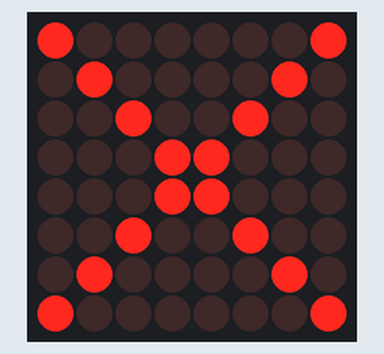
Recording of a sketch running on a simulated Arduino Uno, built with avr-gcc and run on an emulated ATmega328P. Shown: 8×8 LED matrix.

Above: at 0.1 s.

The sketch:

arduino5.ino
```cpp
// 제목: 8x8 도트매트릭스 제어하기
// 내용: 8x8 매트릭스의 각 Led를 제어한다

#include "LedControl.h"

// DIN:12번핀, CLK: 10번핀, CS:11번핀에 연결
// LedControl(int DIN, int CLK, int CS, int Device);
LedControl lc = LedControl(12, 10, 11, 1);

// X자 모양의 이미지 배열 생성
byte a[8] = { B10000001, B01000010, B00100100, B00011000,
      B00011000, B00100100, B01000010, B10000001};

byte no = B00000000;
void setup()
{
    lc.shutdown(0, false);
    lc.setIntensity(0, 8);
    lc.clearDisplay(0);
}
void loop()
{
   for (int row=0; row < 8; row++) {
      // 행을 내려가면서 배열에 맞게 Led를 켠다
      lc.setRow(0, row, a[row]);
      delay(1);
   }
   delay(1000);
   for (int row=0; row < 8; row++) {
   // 행을 내려가면서 배열에 맞게 Led를 켠다
     lc.setRow(0, row, no);
   }
   delay(1000);
}
```

Measured:
- what the display in image 0 shows lasts 1.0 s, from 0.0 s to 1.0 s
